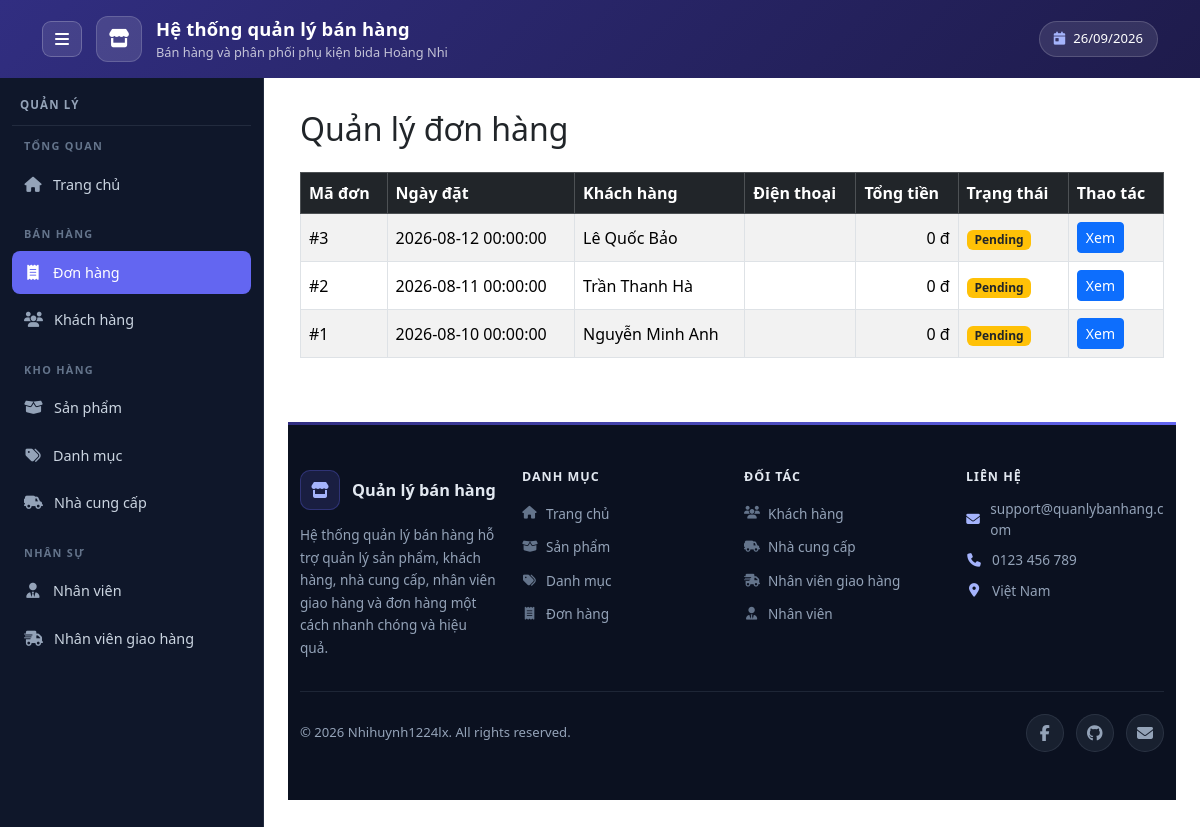
/admin/orders/index.php, run on the app's committed database.
### tables this page shows
CREATE TABLE orders (
    OrderID INT AUTO_INCREMENT PRIMARY KEY,

    OrderDate DATETIME NOT NULL DEFAULT CURRENT_TIMESTAMP,

    TotalAmount DECIMAL(12,2) NOT NULL DEFAULT 0,
    Status VARCHAR(30) NOT NULL DEFAULT 'Pending',

    CustomerID INT NOT NULL,
    EmployeeID INT,
    ShipperID INT,

    CONSTRAINT chk_orders_total
        CHECK (TotalAmount >= 0),

    CONSTRAINT fk_orders_customer
        FOREIGN KEY (CustomerID) REFERENCES customers(CustomerID),
    CONSTRAINT fk_orders_employee
        FOREIGN KEY (EmployeeID) REFERENCES employees(EmployeeID),
    CONSTRAINT fk_orders_shipper
        FOREIGN KEY (ShipperID) REFERENCES shippers(ShipperID)
);

CREATE TABLE customers (
    CustomerID INT AUTO_INCREMENT PRIMARY KEY,
    CustomerName VARCHAR(100) NOT NULL,
    ContactName VARCHAR(100),
    Address VARCHAR(200),
    City VARCHAR(100),
    PostalCode VARCHAR(20),
    Country VARCHAR(100),
    Phone VARCHAR(20),
    Email VARCHAR(255) NULL,
    PasswordHash VARCHAR(255) NULL,
    CONSTRAINT uq_customers_email UNIQUE (Email)
);

### public/admin/orders/index.php (the view, shortened to what this page needs)
<?php
require_once '/var/www/src/config/database.php';
$sql = "
    SELECT
        o.OrderID,
        o.OrderDate,
        o.TotalAmount,
        o.Status,
        c.CustomerName,
        c.Phone
    FROM
        orders AS o,
        customers AS c
    WHERE
        o.CustomerID = c.CustomerID
    ORDER BY
        o.OrderID DESC
";
$result = $conn->query($sql);
require_once '/var/www/src/includes/admin/header.php';
require_once '/var/www/src/includes/admin/navbar.php';
?>
<div class="container mt-4">
    <div class="d-flex justify-content-between align-items-center mb-3">
        <h2>Quản lý đơn hàng</h2>
    </div>
    <div class="table-responsive">
        <table class="table table-bordered table-striped align-middle">
            <thead class="table-dark">
                <tr>
                    <th>Mã đơn</th>
                    <th>Ngày đặt</th>
                    <th>Khách hàng</th>
                    <th>Điện thoại</th>
                    <th>Tổng tiền</th>
                    <th>Trạng thái</th>
                    <th>Thao tác</th>
                </tr>
            </thead>
            <tbody>
            <?php while ($order = $result->fetch_assoc()): ?>
                <tr>
                    <td>
                        #<?= (int) $order['OrderID'] ?>
                    </td>
                    <td>
                        <?= htmlspecialchars($order['OrderDate']) ?>
                    </td>
                    <td>
                        <?= htmlspecialchars($order['CustomerName']) ?>
                    </td>
                    <td>
                    </td>
                    <td class="text-end">
                        <?= number_format(
                            (float) $order['TotalAmount'],
                            0,
                            ',',
                            '.'
                        ) ?> đ
                    </td>
                    <td>
                        <?php
                        $status = $order['Status'];
                        $badgeClass = match ($status) {
                            'Pending' => 'bg-warning text-dark',
                            'Confirmed' => 'bg-primary',
                            'Shipping' => 'bg-info text-dark',
                            'Completed' => 'bg-success',
                            'Cancelled' => 'bg-secondary',
                            default => 'bg-secondary'
                        };
                        ?>
                        <span class="badge <?= $badgeClass ?>">
                            <?= htmlspecialchars($status) ?>
                        </span>
                    </td>
                    <td>
                        <a
                            href="/admin/orders/detail.php?id=<?= (int) $order['OrderID'] ?>"
                            class="btn btn-sm btn-primary"
                        >
                            Xem
                        </a>
                    </td>
                </tr>
            <?php endwhile; ?>
            </tbody>
        </table>
    </div>
</div>
<?php
require_once '/var/www/src/includes/admin/footer.php';

### src/includes/admin/header.php (shortened to what this page needs)
<?php
$appName = 'Hệ thống quản lý bán hàng';
$appSubtitle = 'Bán hàng và phân phối phụ kiện bida Hoàng Nhi';
?>
<!DOCTYPE html>
<html lang="vi">
<head>
    <link
        href="https://cdn.jsdelivr.net/npm/bootstrap@5.3.8/dist/css/bootstrap.min.css"
        rel="stylesheet"
    >
    <link
        rel="stylesheet"
        href="https://cdnjs.cloudflare.com/ajax/libs/font-awesome/6.7.2/css/all.min.css"
    >
    <?php $adminCssFile = ($_SERVER['DOCUMENT_ROOT'] ?? '') . '/assets/css/admin.css'; ?>
    <link rel="stylesheet" href="/assets/css/admin.css?v=<?= @filemtime($adminCssFile) ?: 1 ?>">
</head>
<body>
<header class="app-header">
    <div class="container app-header-inner">
        <div class="app-header-left">
            <button
                type="button"
                class="app-sidebar-toggle"
                id="appSidebarToggle"
                aria-label="Đóng hoặc mở menu"
                aria-controls="appSidebar"
                aria-expanded="true"
            >
                <i class="fa-solid fa-bars"></i>
            </button>
            <div class="app-header-brand">
                <span class="app-header-logo">
                    <i class="fa-solid fa-store"></i>
                </span>
                <div>
                    <h1 class="app-header-title"><?= htmlspecialchars($appName) ?></h1>
                    <p class="app-header-sub"><?= htmlspecialchars($appSubtitle) ?></p>
                </div>
            </div>
        </div>
        <div class="app-header-meta">
            <span class="app-header-chip">
                <i class="fa-solid fa-calendar-day"></i>
                <?= date('d/m/Y') ?>
            </span>
        </div>
    </div>
</header>
<div class="app-layout">

### src/includes/admin/navbar.php (shortened to what this page needs)
<?php
$currentPath = parse_url($_SERVER['REQUEST_URI'] ?? '/', PHP_URL_PATH);
$currentPath = is_string($currentPath) ? rtrim($currentPath, '/') : '';
$navGroups = [
    [
        'title' => 'Tổng quan',
        'items' => [
            ['href' => '/admin/', 'label' => 'Trang chủ', 'icon' => 'fa-house'],
        ],
    ],
    [
        'title' => 'Bán hàng',
        'items' => [
            ['href' => '/admin/orders/',    'label' => 'Đơn hàng',   'icon' => 'fa-receipt'],
            ['href' => '/admin/customers/', 'label' => 'Khách hàng', 'icon' => 'fa-users'],
        ],
    ],
    [
        'title' => 'Kho hàng',
        'items' => [
            ['href' => '/admin/products/',   'label' => 'Sản phẩm',     'icon' => 'fa-box-open'],
            ['href' => '/admin/categories/', 'label' => 'Danh mục',     'icon' => 'fa-tags'],
            ['href' => '/admin/suppliers/',        'label' => 'Nhà cung cấp', 'icon' => 'fa-truck-field'],
        ],
    ],
    [
        'title' => 'Nhân sự',
        'items' => [
            ['href' => '/admin/employees/', 'label' => 'Nhân viên',           'icon' => 'fa-user-tie'],
            ['href' => '/admin/shippers/',  'label' => 'Nhân viên giao hàng', 'icon' => 'fa-truck-fast'],
        ],
    ],
];
if (!function_exists('nav_is_active')) {
    function nav_is_active(string $href, string $currentPath): bool
    {
        $href = rtrim($href, '/');
        if ($href === '' || $href === '/admin') {
            return $currentPath === ($href === '' ? '/' : $href);
        }
        return $currentPath === $href
            || str_starts_with($currentPath, $href . '/');
    }
}
?>
<aside class="app-sidebar" id="appSidebar">
    <div class="app-sidebar-head">
        <p class="app-sidebar-label">Quản lý</p>
    </div>
    <nav class="app-nav" aria-label="Menu quản trị">
        <?php foreach ($navGroups as $group): ?>
            <div class="app-nav-group">
                <p class="app-nav-group-title"><?= htmlspecialchars($group['title']) ?></p>
                <ul class="app-nav-list">
                    <?php foreach ($group['items'] as $item): ?>
                        <?php $isActive = nav_is_active($item['href'], $currentPath); ?>
                        <li class="app-nav-item">
                            <a
                                class="app-nav-link<?= $isActive ? ' is-active' : '' ?>"
                                href="<?= htmlspecialchars($item['href']) ?>"
                                title="<?= htmlspecialchars($item['label']) ?>"
                                <?= $isActive ? 'aria-current="page"' : '' ?>
                            >
                                <i class="fa-solid <?= htmlspecialchars($item['icon']) ?>"></i>
                                <span><?= htmlspecialchars($item['label']) ?></span>
                            </a>
                        </li>
                    <?php endforeach; ?>
                </ul>
            </div>
        <?php endforeach; ?>
    </nav>
</aside>
<div class="app-main">
<div class="app-content">

### src/includes/admin/footer.php (shortened to what this page needs)
<?php
$footerColumns = [
    [
        'title' => 'Danh mục',
        'links' => [
            ['href' => '/admin/',            'label' => 'Trang chủ', 'icon' => 'fa-house'],
            ['href' => '/admin/products/',   'label' => 'Sản phẩm',  'icon' => 'fa-box-open'],
            ['href' => '/admin/categories/', 'label' => 'Danh mục',  'icon' => 'fa-tags'],
            ['href' => '/admin/orders/',           'label' => 'Đơn hàng',  'icon' => 'fa-receipt'],
        ],
    ],
    [
        'title' => 'Đối tác',
        'links' => [
            ['href' => '/admin/customers/',        'label' => 'Khách hàng',          'icon' => 'fa-users'],
            ['href' => '/admin/suppliers/',        'label' => 'Nhà cung cấp',        'icon' => 'fa-truck-field'],
            ['href' => '/admin/shippers/',   'label' => 'Nhân viên giao hàng', 'icon' => 'fa-truck-fast'],
            ['href' => '/admin/employees/',  'label' => 'Nhân viên',           'icon' => 'fa-user-tie'],
        ],
    ],
];
$footerContacts = [
    ['icon' => 'fa-envelope',     'text' => 'support@quanlybanhang.com'],
    ['icon' => 'fa-phone',        'text' => '0123 456 789'],
    ['icon' => 'fa-location-dot', 'text' => 'Việt Nam'],
];
?>
<footer class="app-footer mt-5">
    <div class="container py-5">
        <div class="row g-4">
            <div class="col-lg-3 col-md-6">
                <div class="app-footer-brand">
                    <span class="app-footer-logo">
                        <i class="fa-solid fa-store"></i>
                    </span>
                    <h5 class="app-footer-title">Quản lý bán hàng</h5>
                </div>
                <p class="app-footer-desc">
                    Hệ thống quản lý bán hàng hỗ trợ quản lý sản phẩm, khách hàng,
                    nhà cung cấp, nhân viên giao hàng và đơn hàng một cách nhanh
                    chóng và hiệu quả.
                </p>
            </div>
            <?php foreach ($footerColumns as $column): ?>
                <div class="col-lg-3 col-md-6 col-6">
                    <h6 class="app-footer-heading">
                        <?= htmlspecialchars($column['title']) ?>
                    </h6>
                    <ul class="app-footer-links">
                        <?php foreach ($column['links'] as $link): ?>
                            <li>
                                <a href="<?= htmlspecialchars($link['href']) ?>">
                                    <i class="fa-solid <?= htmlspecialchars($link['icon']) ?>"></i>
                                    <?= htmlspecialchars($link['label']) ?>
                                </a>
                            </li>
                        <?php endforeach; ?>
                    </ul>
                </div>
            <?php endforeach; ?>
            <div class="col-lg-3 col-md-6">
                <h6 class="app-footer-heading">Liên hệ</h6>
                <ul class="app-footer-contact">
                    <?php foreach ($footerContacts as $contact): ?>
                        <li>
                            <i class="fa-solid <?= htmlspecialchars($contact['icon']) ?>"></i>
                            <span><?= htmlspecialchars($contact['text']) ?></span>
                        </li>
                    <?php endforeach; ?>
                </ul>
            </div>
        </div>
        <hr class="app-footer-line">
        <div class="row align-items-center">
            <div class="col-md-6 text-center text-md-start">
                <p class="app-footer-copy">
                    © 2026 Nhihuynh1224lx. All rights reserved.
                </p>
            </div>
            <div class="col-md-6 text-center text-md-end mt-3 mt-md-0">
                <a
                    href="#"
                    class="app-footer-social me-2"
                    title="Facebook"
                >
                    <i class="fa-brands fa-facebook-f"></i>
                </a>
                <a
                    href="#"
                    class="app-footer-social me-2"
                    title="GitHub"
                >
                    <i class="fa-brands fa-github"></i>
                </a>
                <a
                    href="mailto:support@quanlybanhang.com"
                    class="app-footer-social"
                    title="Email"
                >
                    <i class="fa-solid fa-envelope"></i>
                </a>
            </div>
        </div>
    </div>
</footer>
</div>
</div>
</div>
</body>
</html>

### data on the page
orders: OrderID "3", OrderDate "2026-08-12 00:00:00", CustomerID.CustomerName "Lê Quốc Bảo", TotalAmount "0", Status "Pending"
orders: OrderID "2", OrderDate "2026-08-11 00:00:00", CustomerID.CustomerName "Trần Thanh Hà", TotalAmount "0", Status "Pending"
orders: OrderID "1", OrderDate "2026-08-10 00:00:00", CustomerID.CustomerName "Nguyễn Minh Anh", TotalAmount "0", Status "Pending"

### other printed values
$appName "Hệ thống quản lý bán hàng"
$appSubtitle "Bán hàng và phân phối phụ kiện bida Hoàng Nhi"
$group['title'] "TỔNG QUAN"
$item['label'] "Trang chủ"
$group['title'] "BÁN HÀNG"
$item['label'] "Đơn hàng"
$item['label'] "Khách hàng"
$group['title'] "KHO HÀNG"
$item['label'] "Sản phẩm"
$item['label'] "Danh mục"
$item['label'] "Nhà cung cấp"
$group['title'] "NHÂN SỰ"
$item['label'] "Nhân viên"
$item['label'] "Nhân viên giao hàng"
$column['title'] "DANH MỤC"
